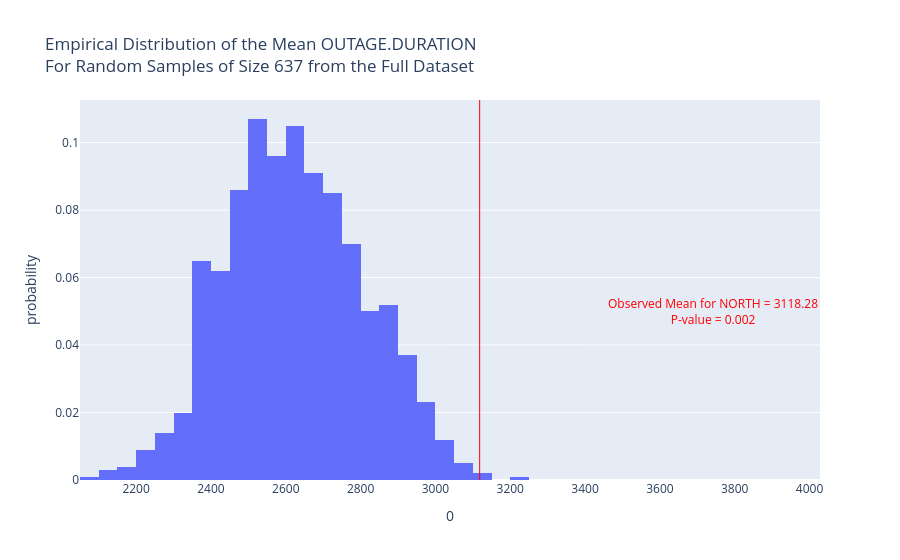

The cell this chart's notebook holds for it:
### Markdown cell above
## Step 4: Hypothesis Testing

### Code cell
# Define a mapping from detailed climate regions to 'North' and 'Not North'
climate_region_map = {'North': ['Northeast', 'East North Central', 'Northwest', 'West North Central'], 'Not North': ['South', 'West', 'Central', 'Southeast', 'Southwest']}
# Reverse the map to easily map each region to its bin
bin_map = {region: group for group, regions in climate_region_map.items() for region in regions}
# Map the CLIMATE.REGION to the binned version
data['CLIMATE.REGION.BINNED'] = data['CLIMATE.REGION'].map(bin_map)
# Determine the counts in each bin for sampling later on
binned_vals = data['CLIMATE.REGION.BINNED'].value_counts()
# Determine the observed mean for the 'North' bin
observed_mean = data.loc[data['CLIMATE.REGION.BINNED'] == 'North', 'OUTAGE.DURATION'].mean()
# Perform permutation test
n_repetitions = 1000
permuted_means = []
for _ in range(n_repetitions):
    sample_mean = data['OUTAGE.DURATION'].sample(n=binned_vals['North']).mean()
    permuted_means.append(sample_mean)
# Calculate p-value
p_value = calculate_p_value(observed_mean, permuted_means)
print(f'P-value: {p_value}')
# Plot the hypothesis test distribution
title = (
    f'Empirical Distribution of the Mean OUTAGE.DURATION<br>'
    f'For Random Samples of Size {binned_vals["North"]} from the Full Dataset'
)
fig = px.histogram(pd.DataFrame(permuted_means), x=0, nbins=50, histnorm='probability', 
                    title=title)
fig.add_vline(x=observed_mean, line_color='red', line_width=1, opacity=1)
fig.add_annotation(text=f'<span style="color:red">Observed Mean for NORTH = {round(observed_mean, 2)}</span><br><span style="color:red">P-value = {round(p_value, 3)}</span>',
                   x=1.2 * observed_mean, showarrow=False, y=0.05)

### Figure 1 — Plotly figure (JSON) as saved in the notebook; plotly's stock layout.template omitted (floating-point values rounded to 4 significant figures; data arrays with more than 128 entries replaced by an {"elided": "..."} marker saying what was removed)
{"data": [{"bingroup": "x", "histnorm": "probability", "hovertemplate": "0=%{x}<br>probability=%{y}<extra></extra>", "legendgroup": "", "marker": {"color": "#636efa", "pattern": {"shape": ""}}, "name": "", "nbinsx": 50, "orientation": "v", "showlegend": false, "type": "histogram", "x": {"elided": "1000 float values"}, "xaxis": "x", "yaxis": "y"}], "layout": {"annotations": [{"showarrow": false, "text": "<span style=\"color:red\">Observed Mean for NORTH = 3118.28</span><br><span style=\"color:red\">P-value = 0.002</span>", "x": 3742.0, "y": 0.05}], "barmode": "relative", "legend": {"tracegroupgap": 0}, "shapes": [{"line": {"color": "red", "width": 1}, "opacity": 1, "type": "line", "x0": 3118.0, "x1": 3118.0, "xref": "x", "y0": 0, "y1": 1, "yref": "y domain"}], "title": {"text": "Empirical Distribution of the Mean OUTAGE.DURATION<br>For Random Samples of Size 637 from the Full Dataset"}, "xaxis": {"anchor": "y", "domain": [0, 1], "title": {"text": "0"}}, "yaxis": {"anchor": "x", "domain": [0, 1], "title": {"text": "probability"}}}}
